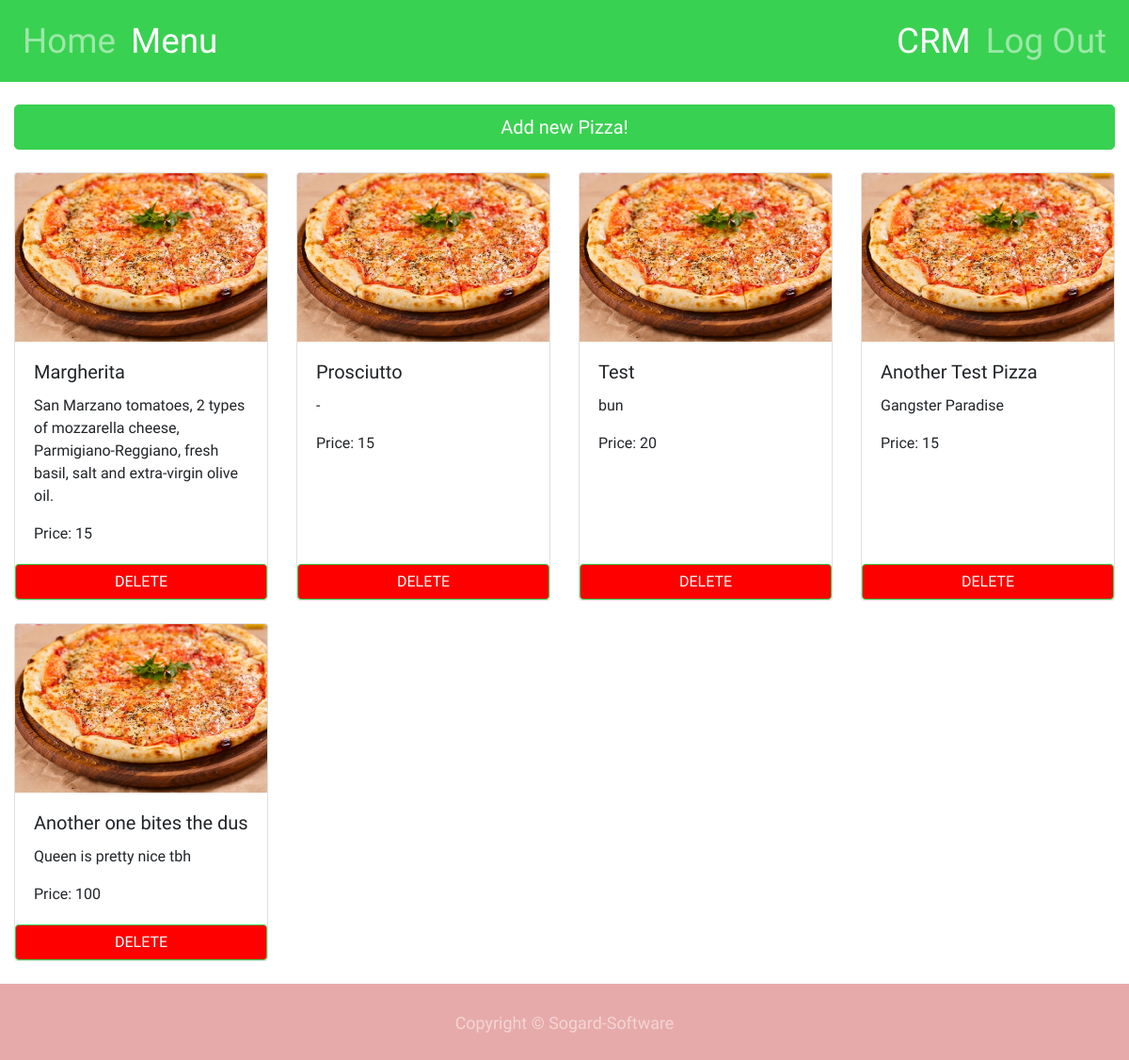
The page /menu/ (signed in) on the database its author committed.
### main/models.py (models this page shows, shortened)
class Pizzas(models.Model):
    name = models.CharField(max_length=200)
    description = models.TextField() # Ingredients n stuff
    photo = models.ImageField(upload_to='main/img', default='main/img/pizza.jpg')
    price = models.IntegerField(default=15)
    class Meta:
        verbose_name_plural = "Pizzas"

### main/views.py (the view)
# urls.py: path("menu/", views.menu, name="menu"),
def menu(request):
	pizzas = Pizzas.objects.all()
	if request.user.is_staff:
		context = {"pizzas":pizzas, "staff":"yes"}
		return render(request, "main/menu_staff.html", context)
	else:
		if request.user.is_authenticated:
			context = {"pizzas":pizzas, "logged_in":True}
		else:
			context = {"pizzas":pizzas}
		return render(request, "main/menu.html", context)

### main/templates/main/menu_staff.html (shortened to what this page needs)
{% extends "main/base.html" %}
{% load static %}
{% block body %}
<br>
<a href="/add_new_pizza" class="btn btn-primary btn-lg btn-block" role="button">Add new Pizza!</a>
<br>
<div class="row row-cols-1 row-cols-md-4">
    {% for pizza in pizzas %}
        <div class="col mb-4" id="{{pizza.id}}">
            <div class="card h-100 overlay">
                <img src="/static/{{pizza.photo}}" class="card-img-top" alt="...">
                <div class="card-body" id="{{forloop.counter0}}">
                    <h5 class="card-title" id="{{ forloop.counter0 }}">{{pizza.name}}</h5>
                    <p class="card-text">{{pizza.description}}</p>
                    <p class="card-text">Price: {{pizza.price}}</p>
                </div>
                <button onclick="delete_func('{{pizza.id}}', '{{pizza.name}}')" class="btn btn-primary" style="background-color: red;">DELETE</button>
            </div>
        </div>
    {% endfor %}
</div>
{% endblock %}

### rows shown on the page
Pizzas: photo (picture), name "Margherita", description "San Marzano tomatoes, 2 types of mozzarella cheese, Parmigiano-Reggiano, fresh basil, salt and extra-virgin olive oil.", price "15"
Pizzas: photo (picture), name "Prosciutto", description "-", price "15"
Pizzas: photo (picture), name "Test", description "bun", price "20"
Pizzas: photo (picture), name "Another Test Pizza", description "Gangster Paradise", price "15"
Pizzas: photo (picture), name "Another one bites the dus", description "Queen is pretty nice tbh", price "100"
